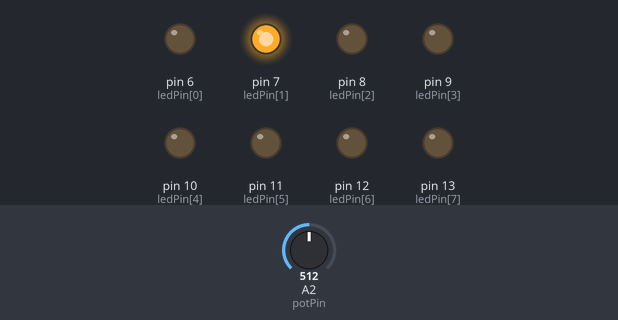
The sketch below on a simulated Arduino Uno, built with avr-gcc and run on an emulated ATmega328P. On the bench: output pins drawn as LEDs (lit = HIGH). Dashed ring = blinking. The inputs (shaded band) are chosen by the test bench; at power-on: A2 (potPin) = 512.

Above: at 1.2 s.
1.3 s: A2 (potPin) set to 0
At 1.47 s:
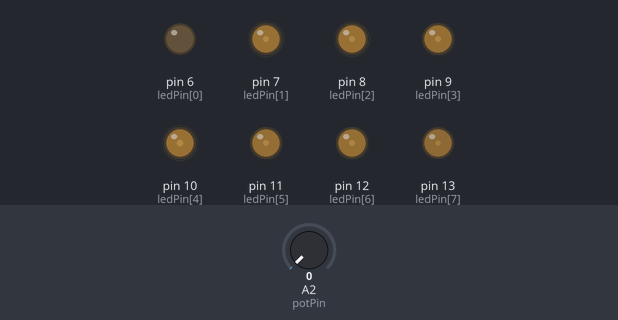
4.3 s: A2 (potPin) set to 122
At 5.34 s:
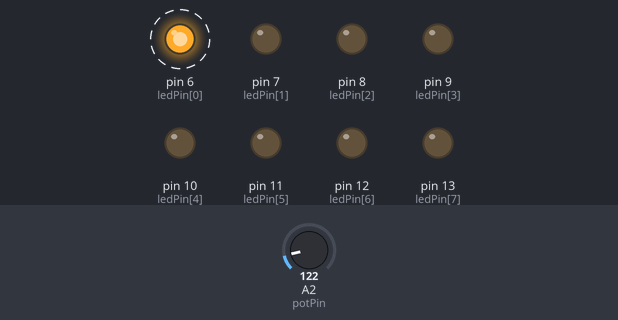
7.3 s: A2 (potPin) set to 0
10.3 s: A2 (potPin) set to 511
At 11.2 s:
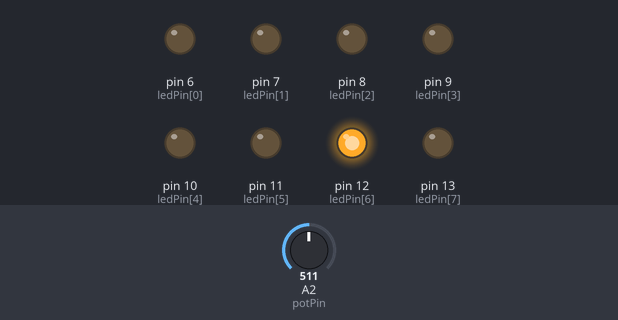
13.3 s: A2 (potPin) set to 498
16.3 s: A2 (potPin) set to 483
At 19.96 s:
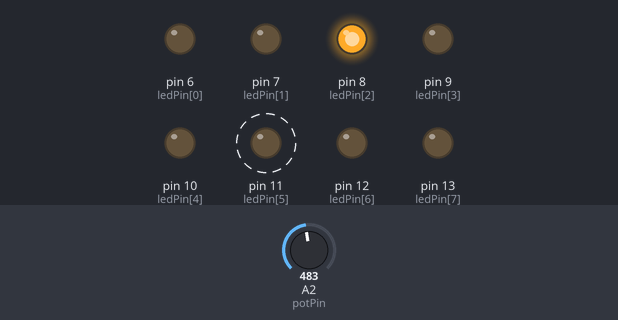
Timing chart, 0 to 20.3 s (numbered marks = the images above; inputs shaded):
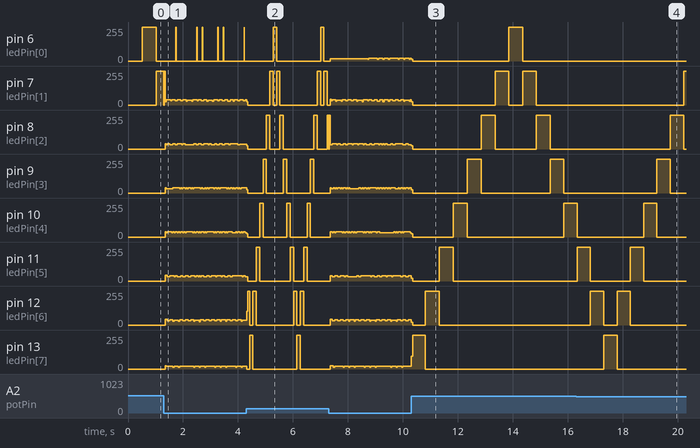

Measured:
- the behaviour switches between 491 and 490 on A2 (potPin) (found by bisection; images 3 and 4)
- after the input at 16.3 s, pin 7 (ledPin[1]): 0/255 → 255/255 after 3.9 s; pin 8 (ledPin[2]): 0/255 → 255/255 after 3.4 s instead of 3.5 s
- by itself, pin 7 (ledPin[1]): alternates 255/255 for 0.50 s and 0/255 for 0.50 s, 4 changes in all, then stays 0/255
- by itself, pin 11 (ledPin[5]): alternates 255/255 for 0.48 s and 0/255 for 1.5 s
- by itself, pin 12 (ledPin[6]): alternates 255/255 for 0.48 s and 0/255 for 0.48 s, 4 changes in all, then stays 0/255

The sketch:

ledpiscanteInterativo.ino
```cpp
// Projeto 6 - Efeito de iluminação sequencial com LEDs INTERATIVO
byte ledPin[] = {6,7,8,9,10,11,12,13}; // cria uma array para os pinos dos LEDs
int ledDelay; // intervalo entre as alterações
int direction = 1;
int currentLED = 0;
unsigned long changeTime;
int potPin = 2;

void setup() {
  for (int x=0; x<8; x++) {
    pinMode(ledPin[x], OUTPUT);
    }
    changeTime = millis();
}

void loop() {
  ledDelay = analogRead(potPin);
  if ((millis() - changeTime) > ledDelay) {
    changeLED();
    changeTime = millis();
  }
}
void changeLED(){
  for (int x=0; x<8; x++) {
    digitalWrite(ledPin[x], LOW);
  }
  digitalWrite(ledPin[currentLED], HIGH);
  currentLED += direction;
  if(currentLED == 7) {
    direction = -1;
  }
  if(currentLED == 0) {
    direction = 1;
  }
}
```
